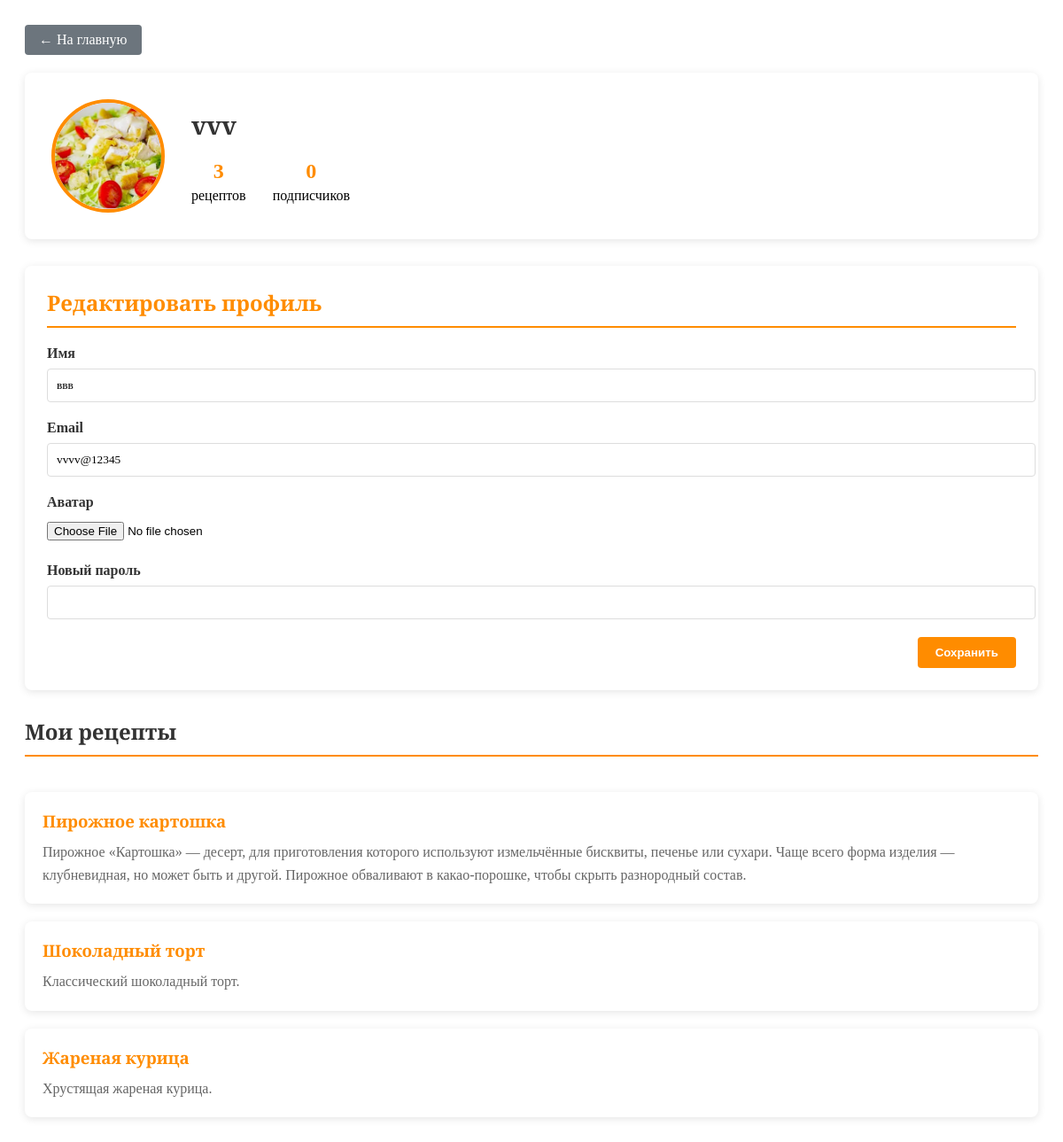
Page /cooking/profile.php (signed in) on the committed database.
### tables this page shows
CREATE TABLE `users` (
  `user_id` int NOT NULL,
  `username` varchar(255) NOT NULL,
  `name` varchar(100) DEFAULT NULL,
  `password` varchar(255) NOT NULL,
  `email` varchar(255) DEFAULT NULL,
  `created_at` timestamp NULL DEFAULT CURRENT_TIMESTAMP,
  `avatar` varchar(255) DEFAULT 'images/default-avatar.jpg',
  `bio` text
);

CREATE TABLE `recipes` (
  `recipe_id` int NOT NULL,
  `category_id` int NOT NULL,
  `recipe_name` varchar(255) NOT NULL,
  `description` text,
  `instructions` text NOT NULL,
  `prep_time` int DEFAULT NULL,
  `cook_time` int DEFAULT NULL,
  `servings` int DEFAULT NULL,
  `user_id` int NOT NULL,
  `image_url` varchar(255) DEFAULT NULL,
  `created_at` timestamp NULL DEFAULT CURRENT_TIMESTAMP
);

### cooking/profile.php (the view, shortened to what this page needs)
<?php
require_once 'config.php';
$userId = (int)$_SESSION['user_id'];
$stmt = $pdo->prepare("
    SELECT
        u.*,
        (SELECT COUNT(*) FROM recipes WHERE user_id = u.user_id) AS recipe_count,
        (SELECT COUNT(*) FROM followers WHERE following_id = u.user_id) AS follower_count
    FROM users u
    WHERE u.user_id = ?
");
$stmt->execute([$userId]);
$user = $stmt->fetch();
?>
<!DOCTYPE html>
<html lang="ru">
<head>
  <link rel="stylesheet" href="styles/profile.css">
</head>
<body>
  <div class="dashboard-container">
    <div class="container">
        <div class="back-to-home">
            <a href="home.php" class="btn btn-home">← На главную</a>
        </div>
        <div class="profile-header">
            <img src="<?= htmlspecialchars($user['avatar'] ?? 'images/default-avatar.jpg') ?>" alt="Аватар" class="profile-avatar">
            <div class="profile-info">
                <h2><?= htmlspecialchars($user['username']) ?></h2>
                <div class="profile-stats">
                    <div class="profile-stat">
                        <span><?= (int)($user['recipe_count'] ?? 0) ?></span> рецептов
                    </div>
                    <div class="profile-stat">
                        <span><?= (int)($user['follower_count'] ?? 0) ?></span> подписчиков
                    </div>
                </div>
            </div>
        </div>
        <div class="edit-profile-form">
            <h2>Редактировать профиль</h2>
            <form method="POST" enctype="multipart/form-data">
                <div class="form-group">
                    <label for="name">Имя</label>
                    <input type="text" id="name" name="name" value="<?= htmlspecialchars($user['name'] ?? '') ?>">
                </div>
                <div class="form-group">
                    <label for="email">Email</label>
                    <input type="email" id="email" name="email" value="<?= htmlspecialchars($user['email'] ?? '') ?>">
                </div>
                <div class="form-group">
                    <label for="avatar">Аватар</label>
                    <input type="file" id="avatar" name="avatar" accept="image/*">
                </div>
                <div class="form-group">
                    <label for="password">Новый пароль</label>
                    <input type="password" id="password" name="password">
                </div>
                <div class="form-actions">
                    <button type="submit" name="save_profile" class="btn btn-primary">Сохранить</button>
                </div>
            </form>
        </div>
        <h3 class="section-title">Мои рецепты</h3>
        <div class="user-recipes">
            <?php
            $recipesStmt = $pdo->prepare("SELECT * FROM recipes WHERE user_id = ? ORDER BY created_at DESC");
            $recipesStmt->execute([$userId]);
            $recipes = $recipesStmt->fetchAll();
            if (count($recipes) > 0): ?>
                <?php foreach ($recipes as $recipe): ?>
                    <div class="recipe-card">
                        <h3><?= htmlspecialchars($recipe['recipe_name']) ?></h3>
                        <p><?= htmlspecialchars($recipe['description']) ?></p>
                    </div>
                <?php endforeach; ?>
            <?php else: ?>
                <p>У вас пока нет рецептов.</p>
            <?php endif; ?>
        </div>
    </div>
  </div>
</body>
</html>

### cooking/styles/profile.css (style rules this page uses)
.container { max-width: 1200px; margin: 0 auto; padding: 20px; }
.profile-header { display: flex; align-items: center; background: white; padding: 30px; border-radius: 8px; box-shadow: 0 2px 10px rgba(0, 0, 0, 0.1); margin-bottom: 30px; }
.profile-avatar { width: 120px; height: 120px; border-radius: 50%; object-fit: cover; margin-right: 30px; border: 4px solid #ff8c00; }
.profile-info h2 { margin: 0 0 10px 0; color: #333; font-family: 'Playfair Display', serif; font-size: 28px; }
.profile-stats { display: flex; gap: 30px; margin-top: 20px; }
.profile-stat { text-align: center; }
.profile-stat span { display: block; font-size: 24px; font-weight: 700; color: #ff8c00; margin-bottom: 5px; }
.section-title { font-family: 'Playfair Display', serif; font-size: 24px; color: #333; margin: 0 0 20px 0; padding-bottom: 10px; border-bottom: 2px solid #ff8c00; }
.user-recipes { margin-top: 40px; }
.recipe-card { background: white; border-radius: 8px; padding: 20px; margin-bottom: 20px; box-shadow: 0 2px 10px rgba(0, 0, 0, 0.1); }
.recipe-card h3 { margin: 0 0 10px 0; color: #ff8c00; font-family: 'Playfair Display', serif; }
.recipe-card p { margin: 0; color: #666; line-height: 1.6; }
.edit-profile-form { background: white; padding: 25px; border-radius: 8px; box-shadow: 0 2px 10px rgba(0, 0, 0, 0.1); margin-bottom: 30px; }
.edit-profile-form h2 { margin-top: 0; color: #ff8c00; font-family: 'Playfair Display', serif; padding-bottom: 10px; border-bottom: 2px solid #ff8c00; }
.form-group { margin-bottom: 20px; }
.form-group label { display: block; margin-bottom: 8px; font-weight: 600; color: #333; }
.form-group input[type="text"], .form-group input[type="email"], .form-group input[type="password"], .form-group textarea { width: 100%; padding: 10px; border: 1px solid #ddd; border-radius: 4px; font-family: inherit; }
.form-group input[type="file"] { border: none; padding: 5px 0; }
.form-actions { text-align: right; }
.btn-primary { background-color: #ff8c00; color: white; border: none; padding: 10px 20px; border-radius: 4px; cursor: pointer; font-weight: 600; transition: background-color 0.3s; }
.back-to-home { margin-bottom: 20px; }
.btn-home { display: inline-block; padding: 8px 16px; background-color: #6c757d; color: white; text-decoration: none; border-radius: 4px; transition: background-color 0.3s; }

### rows in the picture
users: avatar (picture), username "vvv", name "ввв", email "vvvv@12345"
recipes: recipe_name "Пирожное картошка", description "Пирожное «Картошка» — десерт, для приготовления которого используют измельчённые бисквиты, печенье или сухари. Чаще всего форма изделия — клубневидная, но может быть и другой. Пирожное обваливают в какао-порошке, чтобы скрыть разнородный состав."
recipes: recipe_name "Шоколадный торт", description "Классический шоколадный торт."
recipes: recipe_name "Жареная курица", description "Хрустящая жареная курица."

### other values in the picture
$user['recipe_count'] "3"
$user['follower_count'] "0"
